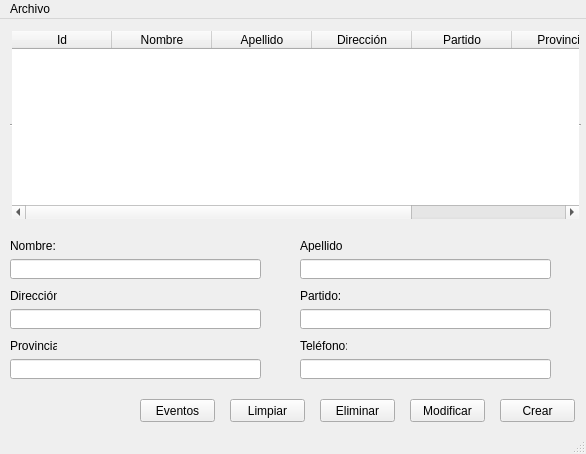
<?xml version="1.0" encoding="UTF-8"?>
<ui version="4.0">
 <class>MainWindow</class>
 <widget class="QMainWindow" name="MainWindow">
  <property name="geometry">
   <rect>
    <x>0</x>
    <y>0</y>
    <width>586</width>
    <height>454</height>
   </rect>
  </property>
  <property name="windowTitle">
   <string>MainWindow</string>
  </property>
  <widget class="QWidget" name="centralwidget">
   <widget class="QTableWidget" name="tv_agenda">
    <property name="geometry">
     <rect>
      <x>10</x>
      <y>10</y>
      <width>571</width>
      <height>192</height>
     </rect>
    </property>
    <property name="frameShape">
     <enum>QFrame::HLine</enum>
    </property>
    <property name="editTriggers">
     <set>QAbstractItemView::SelectedClicked</set>
    </property>
    <column>
     <property name="text">
      <string>Id</string>
     </property>
    </column>
    <column>
     <property name="text">
      <string>Nombre</string>
     </property>
    </column>
    <column>
     <property name="text">
      <string>Apellido</string>
     </property>
    </column>
    <column>
     <property name="text">
      <string>Dirección</string>
     </property>
    </column>
    <column>
     <property name="text">
      <string>Partido</string>
     </property>
    </column>
    <column>
     <property name="text">
      <string>Provincia</string>
     </property>
    </column>
    <column>
     <property name="text">
      <string>Teléfono</string>
     </property>
    </column>
   </widget>
   <widget class="QLabel" name="lbl_0">
    <property name="geometry">
     <rect>
      <x>10</x>
      <y>220</y>
      <width>47</width>
      <height>13</height>
     </rect>
    </property>
    <property name="text">
     <string>Nombre:</string>
    </property>
   </widget>
   <widget class="QLabel" name="lbl_1">
    <property name="geometry">
     <rect>
      <x>300</x>
      <y>220</y>
      <width>47</width>
      <height>13</height>
     </rect>
    </property>
    <property name="text">
     <string>Apellido</string>
    </property>
   </widget>
   <widget class="QLabel" name="lbl_2">
    <property name="geometry">
     <rect>
      <x>10</x>
      <y>270</y>
      <width>47</width>
      <height>13</height>
     </rect>
    </property>
    <property name="text">
     <string>Dirección:</string>
    </property>
   </widget>
   <widget class="QLabel" name="lbl_3">
    <property name="geometry">
     <rect>
      <x>300</x>
      <y>270</y>
      <width>47</width>
      <height>13</height>
     </rect>
    </property>
    <property name="text">
     <string>Partido:</string>
    </property>
   </widget>
   <widget class="QLabel" name="lbl_4">
    <property name="geometry">
     <rect>
      <x>10</x>
      <y>320</y>
      <width>47</width>
      <height>13</height>
     </rect>
    </property>
    <property name="text">
     <string>Provincia:</string>
    </property>
   </widget>
   <widget class="QLabel" name="lbl_5">
    <property name="geometry">
     <rect>
      <x>300</x>
      <y>320</y>
      <width>47</width>
      <height>13</height>
     </rect>
    </property>
    <property name="text">
     <string>Teléfono:</string>
    </property>
   </widget>
   <widget class="QPushButton" name="btn_generar">
    <property name="geometry">
     <rect>
      <x>500</x>
      <y>380</y>
      <width>75</width>
      <height>23</height>
     </rect>
    </property>
    <property name="text">
     <string>Crear</string>
    </property>
   </widget>
   <widget class="QPushButton" name="btn_modificar">
    <property name="geometry">
     <rect>
      <x>410</x>
      <y>380</y>
      <width>75</width>
      <height>23</height>
     </rect>
    </property>
    <property name="text">
     <string>Modificar</string>
    </property>
   </widget>
   <widget class="QPushButton" name="btn_eliminar">
    <property name="geometry">
     <rect>
      <x>320</x>
      <y>380</y>
      <width>75</width>
      <height>23</height>
     </rect>
    </property>
    <property name="text">
     <string>Eliminar</string>
    </property>
   </widget>
   <widget class="QPushButton" name="btn_limpiar">
    <property name="geometry">
     <rect>
      <x>230</x>
      <y>380</y>
      <width>75</width>
      <height>23</height>
     </rect>
    </property>
    <property name="text">
     <string>Limpiar</string>
    </property>
   </widget>
   <widget class="QLineEdit" name="txt_name">
    <property name="geometry">
     <rect>
      <x>10</x>
      <y>240</y>
      <width>251</width>
      <height>20</height>
     </rect>
    </property>
   </widget>
   <widget class="QLineEdit" name="txt_lname">
    <property name="geometry">
     <rect>
      <x>300</x>
      <y>240</y>
      <width>251</width>
      <height>20</height>
     </rect>
    </property>
   </widget>
   <widget class="QLineEdit" name="txt_direccion">
    <property name="geometry">
     <rect>
      <x>10</x>
      <y>290</y>
      <width>251</width>
      <height>20</height>
     </rect>
    </property>
   </widget>
   <widget class="QLineEdit" name="txt_partido">
    <property name="geometry">
     <rect>
      <x>300</x>
      <y>290</y>
      <width>251</width>
      <height>20</height>
     </rect>
    </property>
   </widget>
   <widget class="QLineEdit" name="txt_provincia">
    <property name="geometry">
     <rect>
      <x>10</x>
      <y>340</y>
      <width>251</width>
      <height>20</height>
     </rect>
    </property>
   </widget>
   <widget class="QLineEdit" name="txt_telefono">
    <property name="geometry">
     <rect>
      <x>300</x>
      <y>340</y>
      <width>251</width>
      <height>20</height>
     </rect>
    </property>
   </widget>
   <widget class="QPushButton" name="btn_logo">
    <property name="geometry">
     <rect>
      <x>140</x>
      <y>380</y>
      <width>75</width>
      <height>23</height>
     </rect>
    </property>
    <property name="text">
     <string>Eventos</string>
    </property>
   </widget>
  </widget>
  <widget class="QMenuBar" name="menubar">
   <property name="geometry">
    <rect>
     <x>0</x>
     <y>0</y>
     <width>586</width>
     <height>21</height>
    </rect>
   </property>
   <widget class="QMenu" name="menuArchivo">
    <property name="title">
     <string>Archivo</string>
    </property>
    <addaction name="mnu_servidor"/>
    <addaction name="separator"/>
    <addaction name="mnu_salir"/>
   </widget>
   <addaction name="menuArchivo"/>
  </widget>
  <widget class="QStatusBar" name="statusbar"/>
  <action name="mnu_salir">
   <property name="text">
    <string>Salir</string>
   </property>
  </action>
  <action name="mnu_servidor">
   <property name="text">
    <string>Servidor</string>
   </property>
  </action>
 </widget>
 <resources/>
 <connections/>
</ui>
